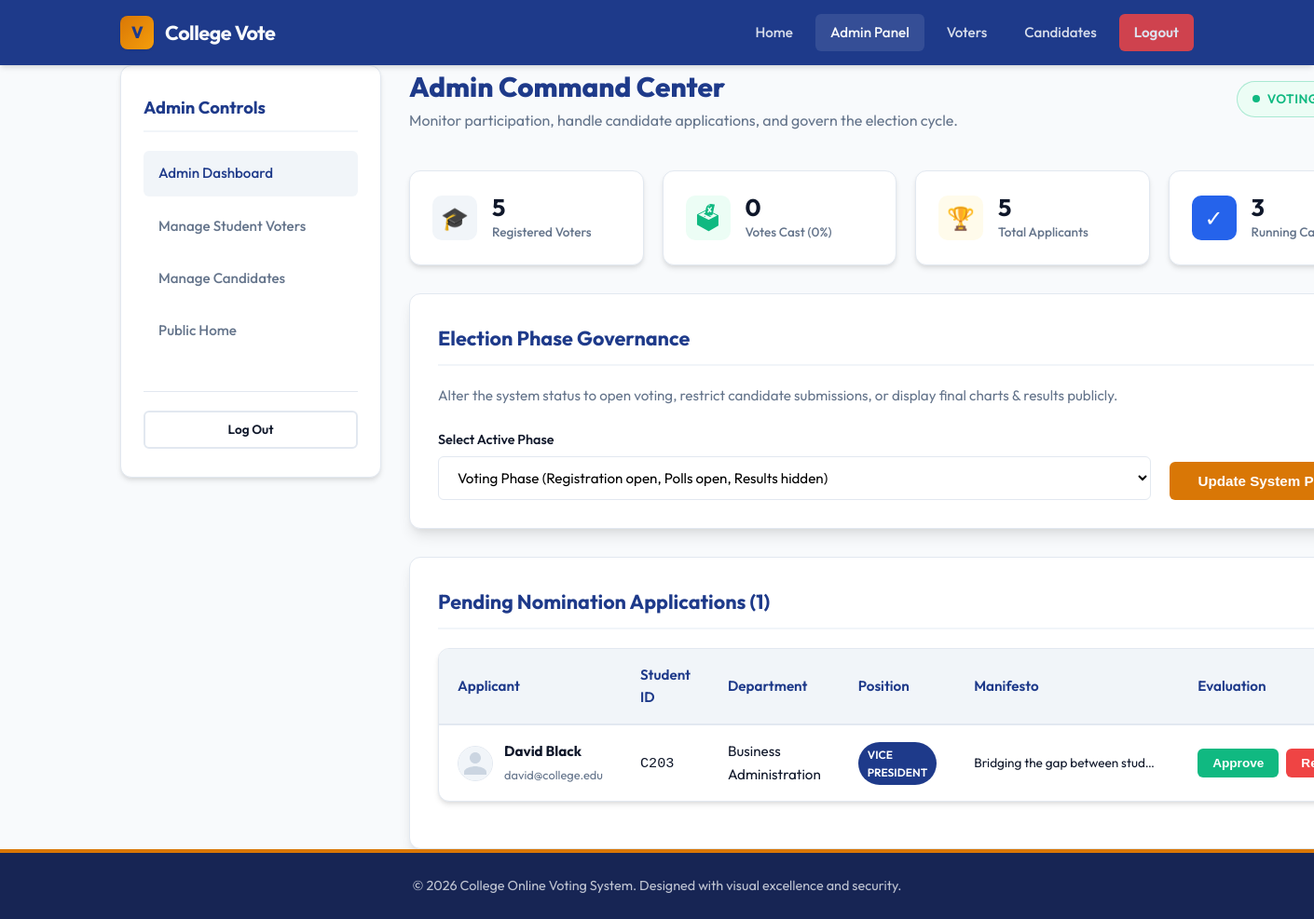
Screenshot of /admin/dashboard.php (signed in) with the database file from the repository.
### tables this page shows
CREATE TABLE IF NOT EXISTS `system_settings` (
  `id` INT AUTO_INCREMENT PRIMARY KEY,
  `setting_key` VARCHAR(50) NOT NULL UNIQUE,
  `setting_value` VARCHAR(255) NOT NULL
);

CREATE TABLE IF NOT EXISTS `candidate_applications` (
  `id` INT AUTO_INCREMENT PRIMARY KEY,
  `student_id` VARCHAR(50) NOT NULL UNIQUE,
  `candidate_name` VARCHAR(100) NOT NULL,
  `department` VARCHAR(100) NOT NULL,
  `position` VARCHAR(100) NOT NULL,
  `email` VARCHAR(100) NOT NULL UNIQUE,
  `password` VARCHAR(255) NOT NULL,
  `photo` VARCHAR(255) NOT NULL,
  `manifesto` TEXT NOT NULL,
  `status` VARCHAR(20) DEFAULT 'Pending' NOT NULL  
);

### admin/dashboard.php (the view, shortened to what this page needs)
<?php
$path_prefix = "../";
include $path_prefix . 'config/db.php';
try {
    $stmt = $pdo->query("SELECT COUNT(*) as cnt FROM students");
    $total_students = $stmt->fetch()['cnt'];
    $stmt = $pdo->query("SELECT COUNT(*) as cnt FROM votes");
    $total_votes = $stmt->fetch()['cnt'];
    $stmt = $pdo->query("SELECT COUNT(*) as cnt FROM candidate_applications");
    $total_candidates = $stmt->fetch()['cnt'];
    $stmt = $pdo->query("SELECT COUNT(*) as cnt FROM candidate_applications WHERE status = 'Approved'");
    $approved_candidates = $stmt->fetch()['cnt'];
    $stmt = $pdo->query("SELECT * FROM candidate_applications WHERE status = 'Pending' ORDER BY id DESC");
    $pending_candidates = $stmt->fetchAll();
    $stmt = $pdo->query("SELECT setting_value FROM system_settings WHERE setting_key = 'election_status'");
    $setting = $stmt->fetch();
    $election_status = $setting ? $setting['setting_value'] : 'setup';
} catch (PDOException $e) {
    $error = "Database fetch failure: " . $e->getMessage();
}
include $path_prefix . 'includes/header.php';
?>
<div class="dashboard-grid">
    <div class="dashboard-sidebar">
        <h3 class="sidebar-title">Admin Controls</h3>
        <ul class="sidebar-menu">
            <li><a href="dashboard.php" class="sidebar-link active">Admin Dashboard</a></li>
            <li><a href="manage_students.php" class="sidebar-link">Manage Student Voters</a></li>
            <li><a href="manage_candidates.php" class="sidebar-link">Manage Candidates</a></li>
            <li><a href="../index.php" class="sidebar-link">Public Home</a></li>
        </ul>
        <div style="margin-top: 40px; border-top: 1px solid var(--border); padding-top: 20px;">
            <a href="logout.php" class="btn btn-outline btn-sm">Log Out</a>
        </div>
    </div>
    <div class="dashboard-content">
        <div class="page-header">
            <div class="page-title">
                <h1>Admin Command Center</h1>
                <p>Monitor participation, handle candidate applications, and govern the election cycle.</p>
            </div>
            <div>
                <?php if ($election_status === 'setup'): ?>
                    <span class="status-badge setup"><span class="pulse-dot"></span> Registration Phase</span>
                <?php elseif ($election_status === 'voting'): ?>
                    <span class="status-badge voting"><span class="pulse-dot"></span> Voting Ongoing</span>
                <?php elseif ($election_status === 'ended'): ?>
                    <span class="status-badge ended">Election Concluded</span>
                <?php endif; ?>
            </div>
        </div>
        <div class="stats-row">
            <div class="stat-card">
                <div class="stat-icon">🎓</div>
                <div class="stat-info">
                    <span class="stat-val"><?php echo $total_students; ?></span>
                    <span class="stat-lbl">Registered Voters</span>
                </div>
            </div>
            <div class="stat-card">
                <div class="stat-icon" style="background-color: var(--success-light); color: var(--success);">🗳</div>
                <div class="stat-info">
                    <span class="stat-val"><?php echo $total_votes; ?></span>
                    <span class="stat-lbl">Votes Cast (<?php echo $total_students > 0 ? round(($total_votes / $total_students) * 100, 1) : 0; ?>%)</span>
                </div>
            </div>
            <div class="stat-card">
                <div class="stat-icon" style="background-color: var(--warning-light); color: var(--warning);">🏆</div>
                <div class="stat-info">
                    <span class="stat-val"><?php echo $total_candidates; ?></span>
                    <span class="stat-lbl">Total Applicants</span>
                </div>
            </div>
            <div class="stat-card">
                <div class="stat-icon" style="background-color: var(--primary-light); color: white;">✓</div>
                <div class="stat-info">
                    <span class="stat-val"><?php echo $approved_candidates; ?></span>
                    <span class="stat-lbl">Running Candidates</span>
                </div>
            </div>
        </div>
        <div class="form-card" style="max-width: 100%; margin: 0; padding: 30px;">
            <h2 style="font-size: 1.35rem; color: var(--primary); font-weight: 700; margin-bottom: 20px; border-bottom: 2px solid var(--bg-alt); padding-bottom: 10px;">Election Phase Governance</h2>
            <p style="font-size: 0.95rem; color: var(--text-muted); margin-bottom: 24px;">Alter the system status to open voting, restrict candidate submissions, or display final charts & results publicly.</p>
            <form action="dashboard.php" method="POST" style="display: flex; gap: 20px; align-items: flex-end; flex-wrap: wrap;">
                <div style="flex-grow: 1; min-width: 250px;">
                    <label for="election_phase" class="form-label">Select Active Phase</label>
                    <select id="election_phase" name="election_phase" class="form-control" style="background-color: white;">
                        <option value="voting" <?php echo $election_status === 'voting' ? 'selected' : ''; ?>>Voting Phase (Registration open, Polls open, Results hidden)</option>
                    </select>
                </div>
                <div style="width: auto;">
                    <button type="submit" class="btn btn-secondary btn-inline" style="padding: 12px 30px;">Update System Phase</button>
                </div>
            </form>
        </div>
        <div class="form-card" style="max-width: 100%; margin: 0; padding: 30px;">
            <h2 style="font-size: 1.35rem; color: var(--primary); font-weight: 700; margin-bottom: 20px; border-bottom: 2px solid var(--bg-alt); padding-bottom: 10px;">Pending Nomination Applications (<?php echo count($pending_candidates); ?>)</h2>
            <?php if (count($pending_candidates) === 0): ?>
                <p style="color: var(--text-muted); font-size: 0.95rem;">No candidate applications require evaluation at this moment.</p>
            <?php else: ?>
                <div class="table-responsive">
                    <table class="table-premium">
                        <thead>
                            <tr>
                                <th>Applicant</th>
                                <th>Student ID</th>
                                <th>Department</th>
                                <th>Position</th>
                                <th>Manifesto</th>
                                <th>Evaluation</th>
                            </tr>
                        </thead>
                        <tbody>
                            <?php foreach ($pending_candidates as $cand): ?>
                                <tr>
                                    <td>
                                        <div style="display: flex; align-items: center; gap: 12px;">
                                            <?php
                                                $p_path = $path_prefix . "assets/images/uploads/" . $cand['photo'];
                                                if (!file_exists($p_path) || empty($cand['photo'])) {
                                                    $p_path = $path_prefix . "assets/images/" . $cand['photo'];
                                                }
                                            ?>
                                            <img src="<?php echo htmlspecialchars($p_path); ?>" alt="" style="width: 38px; height: 38px; object-fit: cover; border-radius: 50%; border: 1px solid var(--border);">
                                            <div>
                                                <strong style="display: block;"><?php echo htmlspecialchars($cand['candidate_name']); ?></strong>
                                                <span style="font-size: 0.8rem; color: var(--text-muted);"><?php echo htmlspecialchars($cand['email']); ?></span>
                                            </div>
                                        </div>
                                    </td>
                                    <td><code><?php echo htmlspecialchars($cand['student_id']); ?></code></td>
                                    <td><?php echo htmlspecialchars($cand['department']); ?></td>
                                    <td><span class="badge badge-pending" style="background-color: var(--primary); color: white; border: none; font-size: 0.75rem;"><?php echo htmlspecialchars($cand['position']); ?></span></td>
                                    <td>
                                        <div style="max-width: 200px; font-size: 0.85rem; overflow: hidden; text-overflow: ellipsis; white-space: nowrap;" title="<?php echo htmlspecialchars($cand['manifesto']); ?>">
                                            <?php echo htmlspecialchars($cand['manifesto']); ?>
                                        </div>
                                    </td>
                                    <td>
                                        <div class="table-actions">
                                            <form action="dashboard.php" method="POST" style="margin: 0;">
                                                <button type="submit" class="btn btn-primary btn-sm btn-inline" style="background-color: var(--success); border: none;">Approve</button>
                                            </form>
                                            <form action="dashboard.php" method="POST" style="margin: 0;">
                                                <button type="submit" class="btn btn-danger btn-sm btn-inline" style="border: none;">Reject</button>
                                            </form>
                                        </div>
                                    </td>
                                </tr>
                            <?php endforeach; ?>
                        </tbody>
                    </table>
                </div>
            <?php endif; ?>
        </div>
    </div>
</div>
<?php include $path_prefix . 'includes/footer.php'; ?>

### rows the page displays
system_settings: election_phase "Voting Phase (Registration open, Polls open, Results hidden)"
candidate_applications: photo (placeholder picture), candidate_name "David Black", email "david@college.edu", student "C203", department "Business Administration", position "VICE PRESIDENT", manifesto "Bridging the gap between stud…"

### other values shown
$total_students "5"
$total_votes "0"
$total_candidates "5"
$approved_candidates "3"
count($pending_candidates) "1"
